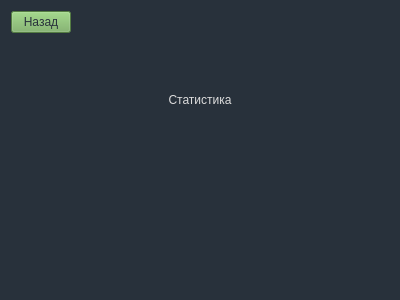
<?xml version="1.0" encoding="UTF-8"?>
<ui version="4.0">
 <class>stats</class>
 <widget class="QWidget" name="stats">
  <property name="geometry">
   <rect>
    <x>0</x>
    <y>0</y>
    <width>400</width>
    <height>300</height>
   </rect>
  </property>
  <property name="windowTitle">
   <string>Form</string>
  </property>
  <property name="styleSheet">
   <string notr="true">background-color: rgb(40,49,59);</string>
  </property>
  <layout class="QVBoxLayout" name="verticalLayout">
   <item>
    <widget class="QPushButton" name="btn_back">
     <property name="maximumSize">
      <size>
       <width>60</width>
       <height>16777215</height>
      </size>
     </property>
     <property name="styleSheet">
      <string notr="true">background-color: rgb(117,174,93);
color: rgb(40,49,59);</string>
     </property>
     <property name="text">
      <string>Назад</string>
     </property>
    </widget>
   </item>
   <item>
    <widget class="QLabel" name="label">
     <property name="styleSheet">
      <string notr="true">color: rgb(220, 220, 220);</string>
     </property>
     <property name="text">
      <string>Статистика</string>
     </property>
     <property name="alignment">
      <set>Qt::AlignCenter</set>
     </property>
    </widget>
   </item>
   <item>
    <widget class="QLabel" name="label_2">
     <property name="text">
      <string/>
     </property>
    </widget>
   </item>
  </layout>
 </widget>
 <resources/>
 <connections/>
</ui>
